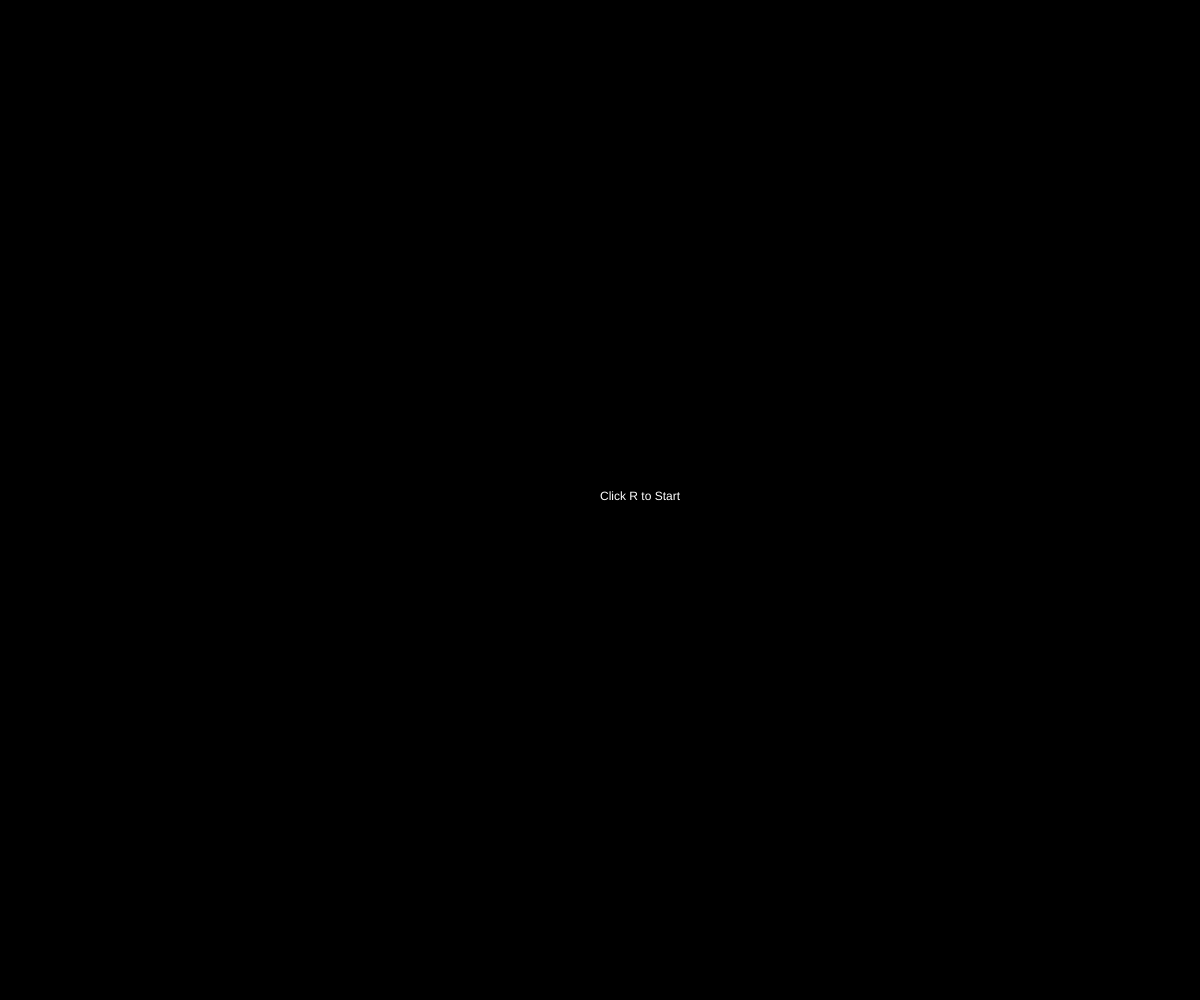
Frame 1 (no input)
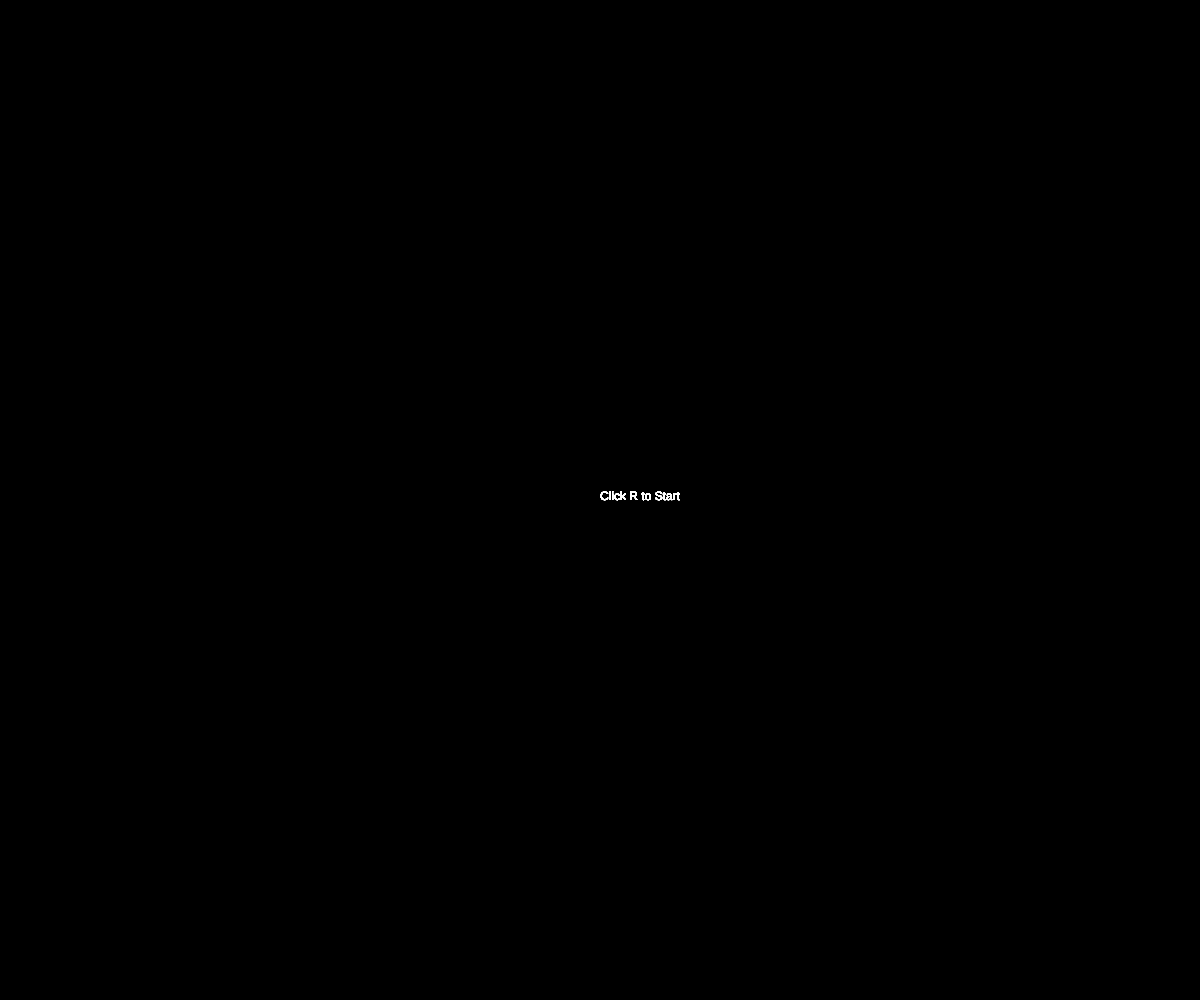
Frame 60 (no input)
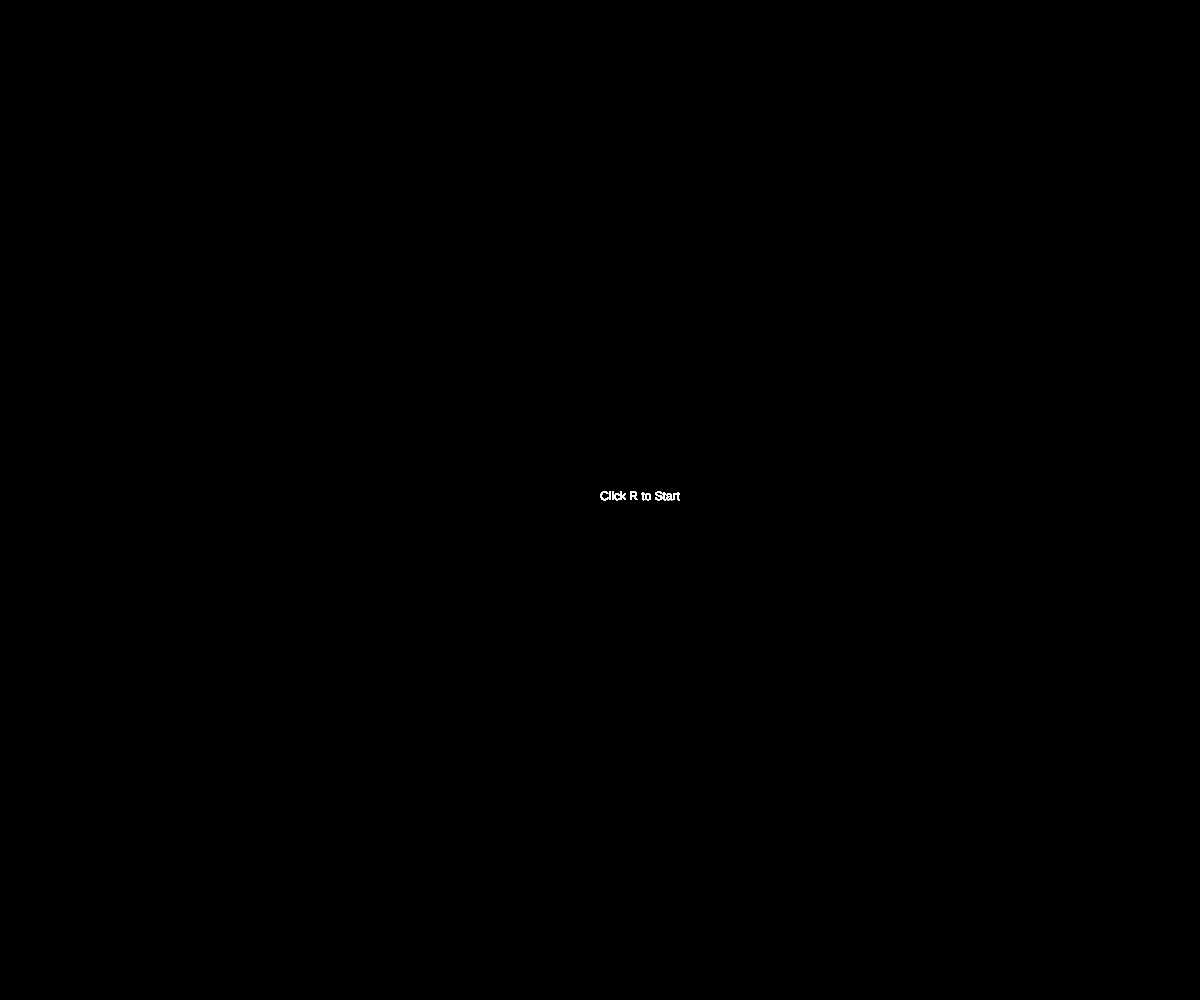
Frame 120 (the mouse pressed at the canvas centre since frame 60)

The p5.js sketch that drew these frames (run headless with seeded random() and noise() and a simulated clock; from frame 60 on, the mouse is pressed at the canvas centre):

// p5.js sketch
// ── sketch.js
// Interactive Scene
// Ben Hoover
// 2/24/2026
//
// Extra for Experts:
// I used the mouse wheel to control the players speed and the lasers speed

//https://p5js.org/examples/angles-and-motion-aim/

let gamestate = "title";

// player variable
let player = {
  x:0,
  y:0,
  size: 50,
  speed: 5, 
};

let lasers = [];

let asteroids = [];

function setup() {
  createCanvas(windowWidth, windowHeight);
  angleMode(DEGREES);
  background(0);

  player.x = width / 2;
  player.y = height / 2;

  spawnasteroid();
}

function draw() {
  
  if (gamestate === "title"){
    fill(255);
    text('Click R to Start', width /2, height/2); 
  }
  //checks if player is near astroid and if true end the game
 
  if (gamestate === "End") {
    background(0);
    text('Click R to Restart', width/2,height/2);
  }
  if (keyIsDown(82)){
    gamestate = "game";
  }
  
  if (gamestate === "game") {

    background(0, 0, 25);
    stars();
    displayplayer();
    moveplayer();

    for (let asteroid of asteroids){
      displayasteroid(asteroid);
      bounce(asteroid);
      asteroidRand(asteroid);

      asteroid.x += asteroid.dx;
      asteroid.y += asteroid.dy;
      
      let dead = dist(player.x, player.y, asteroid.x, asteroid.y);
      if (dead < player.size + asteroid.radius/3) {
        gamestate = "End";
      }
    }
    
    for (let i = lasers.length - 1; i >= 0; i-- ){
      movelaser(lasers[i], i);
    }
  }
}

//player movement
function moveplayer() {
  if (keyIsDown(65)) {
    player.x -= player.speed;
  }
  if (keyIsDown(68)) {
    player.x += player.speed;
  }
  if (keyIsDown(87)) {
    player.y -= player.speed;
  }
  if (keyIsDown(83)) {
    player.y += player.speed;
  }

  player.x = constrain(player.x, 0, width);
  player.y = constrain(player.y, 0, height);
}

//make the player face towards the mouse
function displayplayer() {
  push();
  translate(player.x, player.y);
  let angle = atan2(mouseY - player.y, mouseX - player.x);
  fill(255);
  rotate(angle);
  rectMode(CENTER);
  rect(0, 0, player.size, player.size);
  pop();
}

function spawnasteroid(){
  let asteroidcopy = {
    x: random([-50, width + 50]),
    y: random([-50, height + 50]),
    dx:6,
    dy:6,
    radius:50,
  };
  asteroids.push(asteroidcopy);
}

// randomize the dx and dy of the asteroid
function asteroidRand(asteroid){
  asteroid.dx += random(0.1, 1);
  asteroid.dy += random(0.1, 1);
  asteroid.dx -= random(0.1, 1);
  asteroid.dy -= random(0.1, 1);
}

//displays the asteroid
function displayasteroid(asteroid) {
  fill(200);
  circle(asteroid.x, asteroid.y, asteroid.radius);
}

//bounce the asteroid
function bounce(asteroid) { 
  if (asteroid.x > width - asteroid.radius / 2 && asteroid.dx > 0) {
    asteroid.dx *= -1;
  }
  if (asteroid.x < asteroid.radius / 2 && asteroid.dx < 0){
    asteroid.dx *= -1;
  }
  if (asteroid.y > height - asteroid.radius / 2 && asteroid.dy > 0) {
    asteroid.dy *= -1;
  }
  if (asteroid.y < asteroid.radius /2 && asteroid.dy < 0){
    asteroid.dy *= -1;
  }
}

//check if mouse pressed then make the laser face towards player and make laser active
function mousePressed() {
  let angle2 = atan2(mouseY - player.y, mouseX - player.x);
  let copyLasers = {
    x:player.x,
    y:player.y,
    dx: cos(angle2) * 15,
    dy: sin(angle2) * 15,
    size: player.size /2,
  }; 
  lasers.push(copyLasers);
}


//creates the laser and checks for collisions
function movelaser(laser, i) {
  laser.x += laser.dx;
  laser.y += laser.dy;

  fill(255, 0, 0);
  circle(laser.x, laser.y, laser.size);

  for (let asteroid of asteroids){
    let distance = dist(laser.x, laser.y, asteroid.x, asteroid.y);

    if (distance < laser.size + asteroid.radius/2.5) {
      asteroid.radius += 20;
      asteroid.x =  random([-50, width + 50]),
      asteroid.y =  random([-50, height + 50]),

      lasers.splice(i, 1);
      break;
    }
  }

  if (laser.x < 0 || laser.x > width || laser.y < 0 || laser.y > height) {
    lasers.splice(i,1);
  }
}

//creates a "star" pattern but its more like a backround design right now
function stars() {
  // fill(0, 0, random(25,200));
  for (let sX = 0; sX < width; sX += 100) {
    for (let sY = 0; sY < height + 100; sY += 10) {
      fill(100, 100, 100);
      circle(sX, sY, 3);
    }
  }
}

//lets the mousewheel control the player speed and the lasers speed
function mouseWheel(event) {
  player.speed -= event.delta * 0.01;
  player.speed = constrain(player.speed, 1, 30);

  console.log("speed is", player.speed,);
}

function keyPressed(){
  if (key === "e") {
    spawnasteroid();
  }
}
